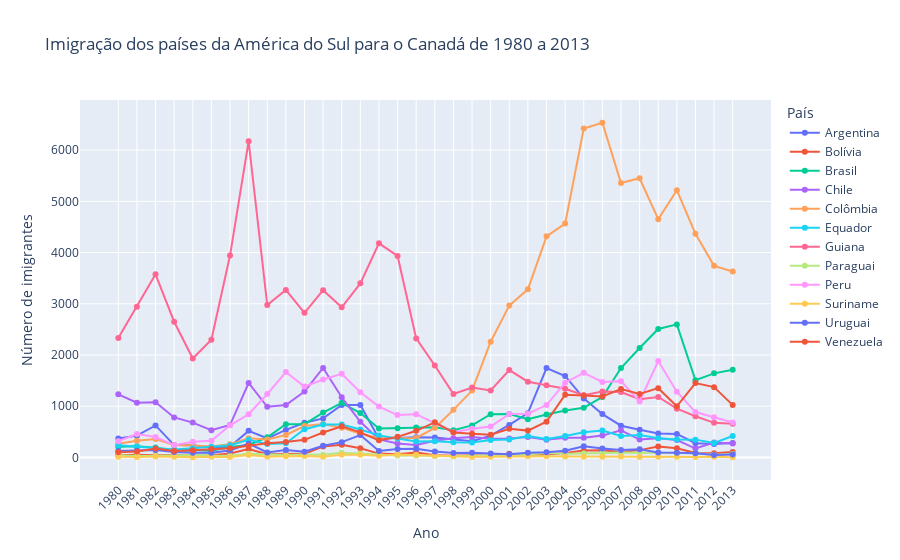

Notebook code cell kept with this figure:
### Code cell
fig = px.line(america_sul_final, x=america_sul_final.index, y=america_sul_final.columns, color='País',
              title='Imigração dos países da América do Sul para o Canadá de 1980 a 2013', markers=True)

fig.update_layout(
    xaxis={'tickangle': -45},
    xaxis_title='Ano',
    yaxis_title='Número de imigrantes'
)

fig.show()

### Figure 1 — Plotly figure (JSON) as saved in the notebook; plotly's stock layout.template omitted (floating-point values rounded to 4 significant figures)
{"data": [{"hovertemplate": "País=Argentina<br>index=%{x}<br>value=%{y}<extra></extra>", "legendgroup": "Argentina", "line": {"color": "#636efa", "dash": "solid"}, "marker": {"symbol": "circle"}, "mode": "lines+markers", "name": "Argentina", "orientation": "v", "showlegend": true, "type": "scatter", "x": ["1980", "1981", "1982", "1983", "1984", "1985", "1986", "1987", "1988", "1989", "1990", "1991", "1992", "1993", "1994", "1995", "1996", "1997", "1998", "1999", "2000", "2001", "2002", "2003", "2004", "2005", "2006", "2007", "2008", "2009", "2010", "2011", "2012", "2013"], "xaxis": "x", "y": [368, 426, 626, 241, 237, 196, 213, 519, 374, 538, 678, 763, 1023, 1022, 366, 380, 396, 391, 349, 318, 427, 635, 865, 1745, 1591, 1153, 847, 620, 540, 467, 459, 278, 263, 282], "yaxis": "y"}, {"hovertemplate": "País=Bolívia<br>index=%{x}<br>value=%{y}<extra></extra>", "legendgroup": "Bolívia", "line": {"color": "#EF553B", "dash": "solid"}, "marker": {"symbol": "circle"}, "mode": "lines+markers", "name": "Bolívia", "orientation": "v", "showlegend": true, "type": "scatter", "x": ["1980", "1981", "1982", "1983", "1984", "1985", "1986", "1987", "1988", "1989", "1990", "1991", "1992", "1993", "1994", "1995", "1996", "1997", "1998", "1999", "2000", "2001", "2002", "2003", "2004", "2005", "2006", "2007", "2008", "2009", "2010", "2011", "2012", "2013"], "xaxis": "x", "y": [44, 52, 42, 49, 38, 44, 79, 165, 63, 68, 71, 214, 247, 180, 75, 61, 96, 43, 33, 42, 33, 72, 57, 59, 85, 134, 139, 107, 143, 214, 180, 86, 83, 107], "yaxis": "y"}, {"hovertemplate": "País=Brasil<br>index=%{x}<br>value=%{y}<extra></extra>", "legendgroup": "Brasil", "line": {"color": "#00cc96", "dash": "solid"}, "marker": {"symbol": "circle"}, "mode": "lines+markers", "name": "Brasil", "orientation": "v", "showlegend": true, "type": "scatter", "x": ["1980", "1981", "1982", "1983", "1984", "1985", "1986", "1987", "1988", "1989", "1990", "1991", "1992", "1993", "1994", "1995", "1996", "1997", "1998", "1999", "2000", "2001", "2002", "2003", "2004", "2005", "2006", "2007", "2008", "2009", "2010", "2011", "2012", "2013"], "xaxis": "x", "y": [211, 220, 192, 139, 145, 130, 205, 244, 394, 650, 650, 877, 1066, 866, 566, 572, 586, 591, 531, 626, 845, 847, 745, 839, 917, 969, 1181, 1746, 2138, 2509, 2598, 1508, 1642, 1714], "yaxis": "y"}, {"hovertemplate": "País=Chile<br>index=%{x}<br>value=%{y}<extra></extra>", "legendgroup": "Chile", "line": {"color": "#ab63fa", "dash": "solid"}, "marker": {"symbol": "circle"}, "mode": "lines+markers", "name": "Chile", "orientation": "v", "showlegend": true, "type": "scatter", "x": ["1980", "1981", "1982", "1983", "1984", "1985", "1986", "1987", "1988", "1989", "1990", "1991", "1992", "1993", "1994", "1995", "1996", "1997", "1998", "1999", "2000", "2001", "2002", "2003", "2004", "2005", "2006", "2007", "2008", "2009", "2010", "2011", "2012", "2013"], "xaxis": "x", "y": [1233, 1069, 1078, 781, 681, 533, 633, 1454, 990, 1023, 1286, 1749, 1175, 697, 352, 273, 244, 325, 376, 397, 366, 369, 401, 347, 383, 384, 427, 530, 350, 375, 340, 174, 291, 273], "yaxis": "y"}, {"hovertemplate": "País=Colômbia<br>index=%{x}<br>value=%{y}<extra></extra>", "legendgroup": "Colômbia", "line": {"color": "#FFA15A", "dash": "solid"}, "marker": {"symbol": "circle"}, "mode": "lines+markers", "name": "Colômbia", "orientation": "v", "showlegend": true, "type": "scatter", "x": ["1980", "1981", "1982", "1983", "1984", "1985", "1986", "1987", "1988", "1989", "1990", "1991", "1992", "1993", "1994", "1995", "1996", "1997", "1998", "1999", "2000", "2001", "2002", "2003", "2004", "2005", "2006", "2007", "2008", "2009", "2010", "2011", "2012", "2013"], "xaxis": "x", "y": [266, 326, 360, 244, 235, 214, 257, 376, 352, 439, 614, 652, 582, 464, 375, 371, 381, 578, 929, 1306, 2259, 2965, 3283, 4318, 4566, 6424, 6535, 5357, 5452, 4652, 5218, 4366, 3741, 3631], "yaxis": "y"}, {"hovertemplate": "País=Equador<br>index=%{x}<br>value=%{y}<extra></extra>", "legendgroup": "Equador", "line": {"color": "#19d3f3", "dash": "solid"}, "marker": {"symbol": "circle"}, "mode": "lines+markers", "name": "Equador", "orientation": "v", "showlegend": true, "type": "scatter", "x": ["1980", "1981", "1982", "1983", "1984", "1985", "1986", "1987", "1988", "1989", "1990", "1991", "1992", "1993", "1994", "1995", "1996", "1997", "1998", "1999", "2000", "2001", "2002", "2003", "2004", "2005", "2006", "2007", "2008", "2009", "2010", "2011", "2012", "2013"], "xaxis": "x", "y": [238, 207, 184, 155, 179, 208, 240, 344, 265, 278, 552, 643, 644, 547, 431, 368, 310, 317, 295, 291, 342, 353, 418, 361, 417, 491, 525, 419, 437, 373, 353, 348, 282, 418], "yaxis": "y"}, {"hovertemplate": "País=Guiana<br>index=%{x}<br>value=%{y}<extra></extra>", "legendgroup": "Guiana", "line": {"color": "#FF6692", "dash": "solid"}, "marker": {"symbol": "circle"}, "mode": "lines+markers", "name": "Guiana", "orientation": "v", "showlegend": true, "type": "scatter", "x": ["1980", "1981", "1982", "1983", "1984", "1985", "1986", "1987", "1988", "1989", "1990", "1991", "1992", "1993", "1994", "1995", "1996", "1997", "1998", "1999", "2000", "2001", "2002", "2003", "2004", "2005", "2006", "2007", "2008", "2009", "2010", "2011", "2012", "2013"], "xaxis": "x", "y": [2334, 2943, 3575, 2650, 1932, 2299, 3942, 6174, 2977, 3270, 2824, 3266, 2932, 3399, 4181, 3935, 2324, 1795, 1238, 1366, 1308, 1707, 1479, 1410, 1341, 1215, 1286, 1277, 1137, 1180, 953, 804, 676, 656], "yaxis": "y"}, {"hovertemplate": "País=Paraguai<br>index=%{x}<br>value=%{y}<extra></extra>", "legendgroup": "Paraguai", "line": {"color": "#B6E880", "dash": "solid"}, "marker": {"symbol": "circle"}, "mode": "lines+markers", "name": "Paraguai", "orientation": "v", "showlegend": true, "type": "scatter", "x": ["1980", "1981", "1982", "1983", "1984", "1985", "1986", "1987", "1988", "1989", "1990", "1991", "1992", "1993", "1994", "1995", "1996", "1997", "1998", "1999", "2000", "2001", "2002", "2003", "2004", "2005", "2006", "2007", "2008", "2009", "2010", "2011", "2012", "2013"], "xaxis": "x", "y": [45, 26, 32, 40, 48, 36, 34, 72, 53, 48, 56, 51, 94, 75, 46, 39, 38, 30, 25, 34, 29, 34, 60, 88, 74, 75, 88, 98, 95, 88, 89, 83, 55, 66], "yaxis": "y"}, {"hovertemplate": "País=Peru<br>index=%{x}<br>value=%{y}<extra></extra>", "legendgroup": "Peru", "line": {"color": "#FF97FF", "dash": "solid"}, "marker": {"symbol": "circle"}, "mode": "lines+markers", "name": "Peru", "orientation": "v", "showlegend": true, "type": "scatter", "x": ["1980", "1981", "1982", "1983", "1984", "1985", "1986", "1987", "1988", "1989", "1990", "1991", "1992", "1993", "1994", "1995", "1996", "1997", "1998", "1999", "2000", "2001", "2002", "2003", "2004", "2005", "2006", "2007", "2008", "2009", "2010", "2011", "2012", "2013"], "xaxis": "x", "y": [317, 456, 401, 241, 306, 328, 628, 843, 1237, 1667, 1384, 1522, 1632, 1274, 993, 827, 845, 676, 493, 560, 603, 849, 855, 1023, 1460, 1653, 1473, 1490, 1094, 1884, 1283, 886, 787, 682], "yaxis": "y"}, {"hovertemplate": "País=Suriname<br>index=%{x}<br>value=%{y}<extra></extra>", "legendgroup": "Suriname", "line": {"color": "#FECB52", "dash": "solid"}, "marker": {"symbol": "circle"}, "mode": "lines+markers", "name": "Suriname", "orientation": "v", "showlegend": true, "type": "scatter", "x": ["1980", "1981", "1982", "1983", "1984", "1985", "1986", "1987", "1988", "1989", "1990", "1991", "1992", "1993", "1994", "1995", "1996", "1997", "1998", "1999", "2000", "2001", "2002", "2003", "2004", "2005", "2006", "2007", "2008", "2009", "2010", "2011", "2012", "2013"], "xaxis": "x", "y": [15, 10, 21, 12, 5, 16, 7, 46, 16, 24, 26, 13, 53, 51, 32, 58, 51, 35, 22, 11, 16, 22, 22, 22, 17, 15, 16, 20, 9, 12, 13, 11, 16, 4], "yaxis": "y"}, {"hovertemplate": "País=Uruguai<br>index=%{x}<br>value=%{y}<extra></extra>", "legendgroup": "Uruguai", "line": {"color": "#636efa", "dash": "solid"}, "marker": {"symbol": "circle"}, "mode": "lines+markers", "name": "Uruguai", "orientation": "v", "showlegend": true, "type": "scatter", "x": ["1980", "1981", "1982", "1983", "1984", "1985", "1986", "1987", "1988", "1989", "1990", "1991", "1992", "1993", "1994", "1995", "1996", "1997", "1998", "1999", "2000", "2001", "2002", "2003", "2004", "2005", "2006", "2007", "2008", "2009", "2010", "2011", "2012", "2013"], "xaxis": "x", "y": [128, 132, 146, 105, 90, 92, 137, 269, 99, 144, 111, 229, 299, 437, 125, 164, 171, 117, 87, 93, 75, 64, 91, 103, 130, 217, 175, 147, 160, 99, 93, 81, 47, 58], "yaxis": "y"}, {"hovertemplate": "País=Venezuela<br>index=%{x}<br>value=%{y}<extra></extra>", "legendgroup": "Venezuela", "line": {"color": "#EF553B", "dash": "solid"}, "marker": {"symbol": "circle"}, "mode": "lines+markers", "name": "Venezuela", "orientation": "v", "showlegend": true, "type": "scatter", "x": ["1980", "1981", "1982", "1983", "1984", "1985", "1986", "1987", "1988", "1989", "1990", "1991", "1992", "1993", "1994", "1995", "1996", "1997", "1998", "1999", "2000", "2001", "2002", "2003", "2004", "2005", "2006", "2007", "2008", "2009", "2010", "2011", "2012", "2013"], "xaxis": "x", "y": [103, 117, 174, 124, 142, 165, 179, 229, 279, 304, 344, 487, 610, 490, 334, 402, 520, 686, 489, 464, 443, 560, 524, 699, 1224, 1211, 1192, 1335, 1239, 1353, 998, 1452, 1373, 1022], "yaxis": "y"}], "layout": {"legend": {"title": {"text": "País"}, "tracegroupgap": 0}, "title": {"text": "Imigração dos países da América do Sul para o Canadá de 1980 a 2013"}, "xaxis": {"anchor": "y", "domain": [0, 1], "tickangle": -45, "title": {"text": "Ano"}}, "yaxis": {"anchor": "x", "domain": [0, 1], "title": {"text": "Número de imigrantes"}}}}
